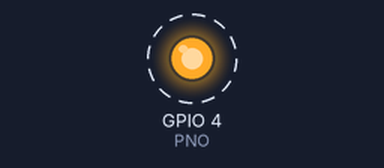
Recording of a program running on a simulated Raspberry Pi (BCM pin numbers). Parts: output pins drawn as LEDs (lit = HIGH). Dashed ring = blinking. What the program prints to the terminal is not drawn. At 10.0 s the program stops and its outputs stay as they are.

Above: at 0.2 s.
Timing chart, 0 to 3.0 s (numbered marks = the images above):
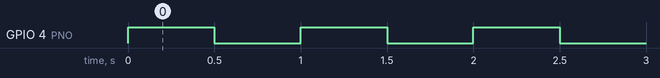

Measured:
- by itself, GPIO 4 (PNO): alternates HIGH for 0.50 s and LOW for 0.50 s, 20 changes in all, then stays LOW

The program:

led.py
```python
import RPi.GPIO as GPIO
import time

PNO = 4
GPIO.setmode(GPIO.BCM)
GPIO.setup(PNO, GPIO.OUT)

for i in range(10):
    print("i=",i)
    GPIO.output(PNO, GPIO.HIGH)
    time.sleep(0.5)
    GPIO.output(PNO, GPIO.LOW)
    time.sleep(0.5)

GPIO.cleanup()
```
